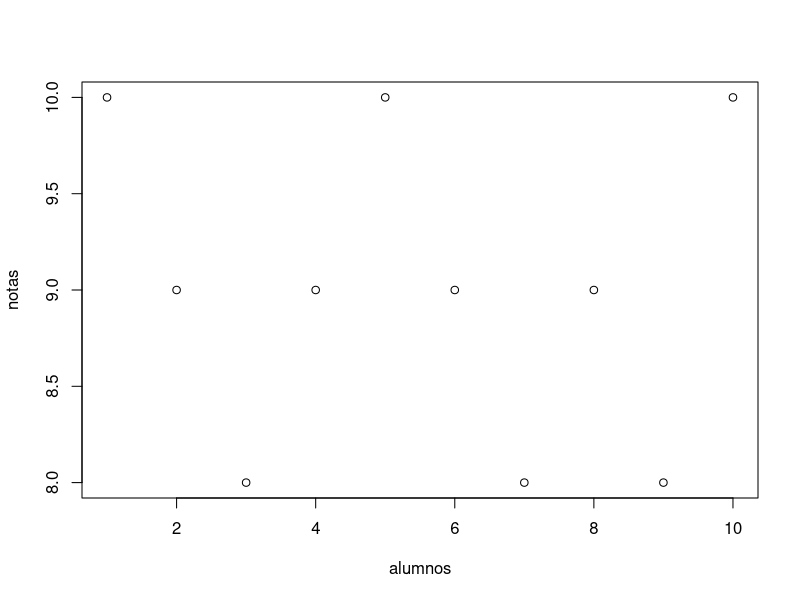
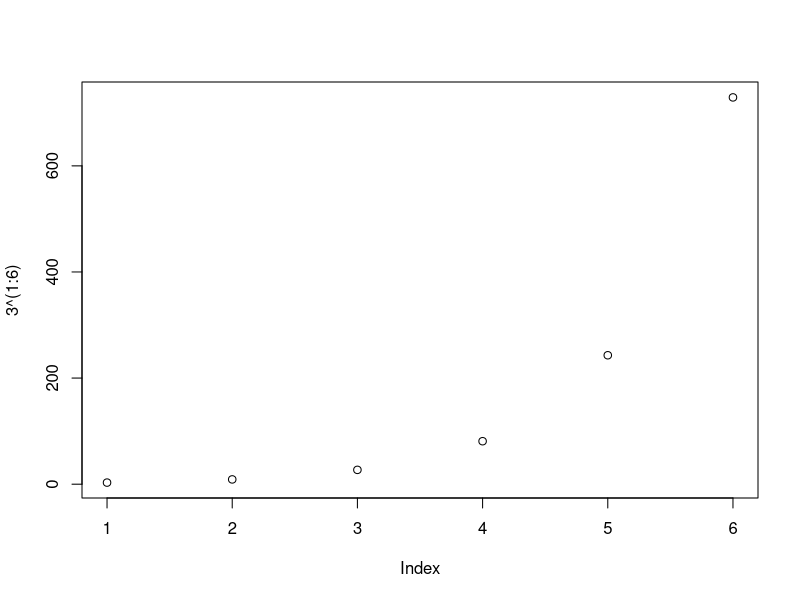
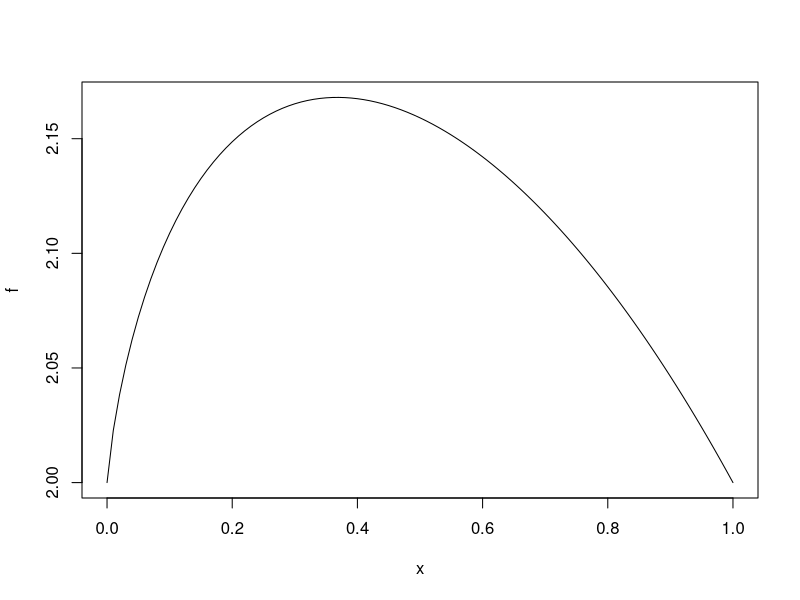
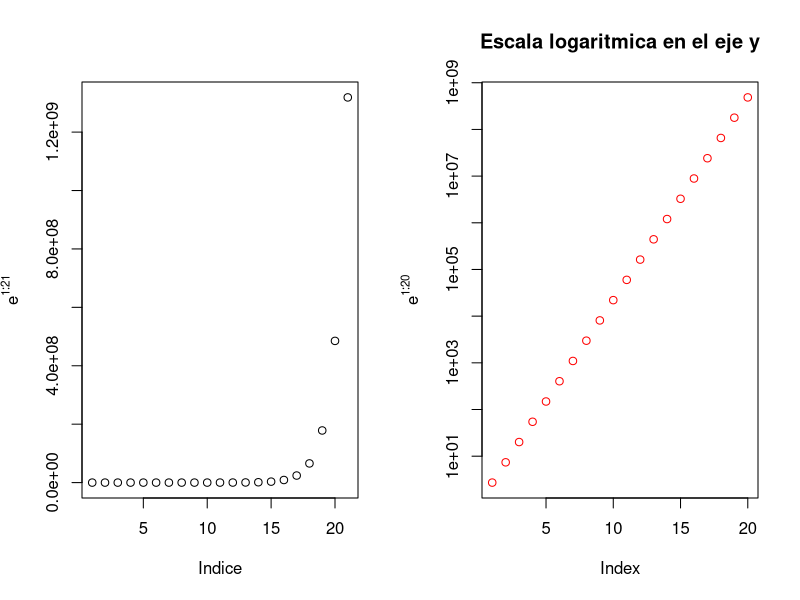
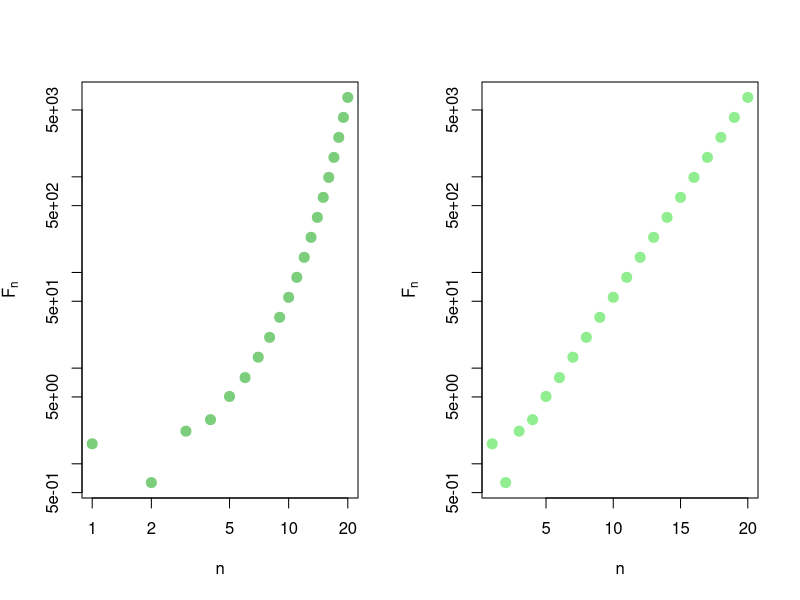
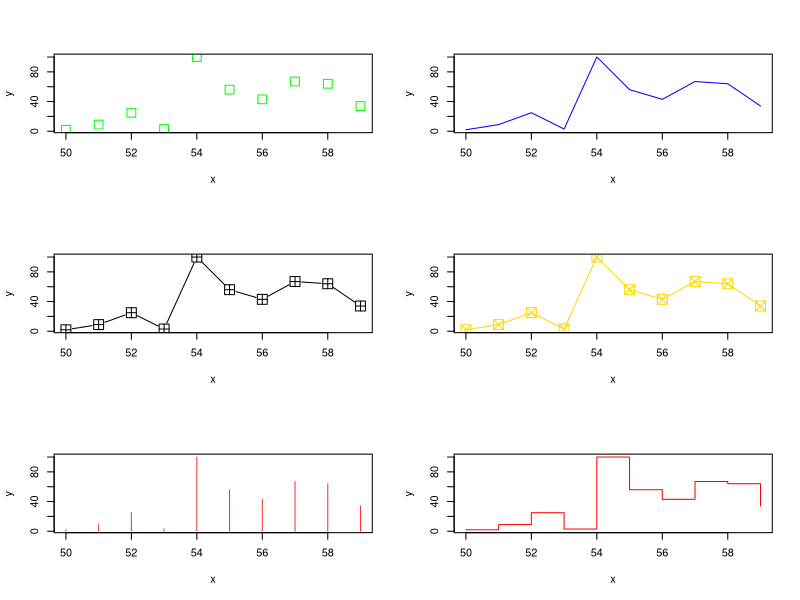
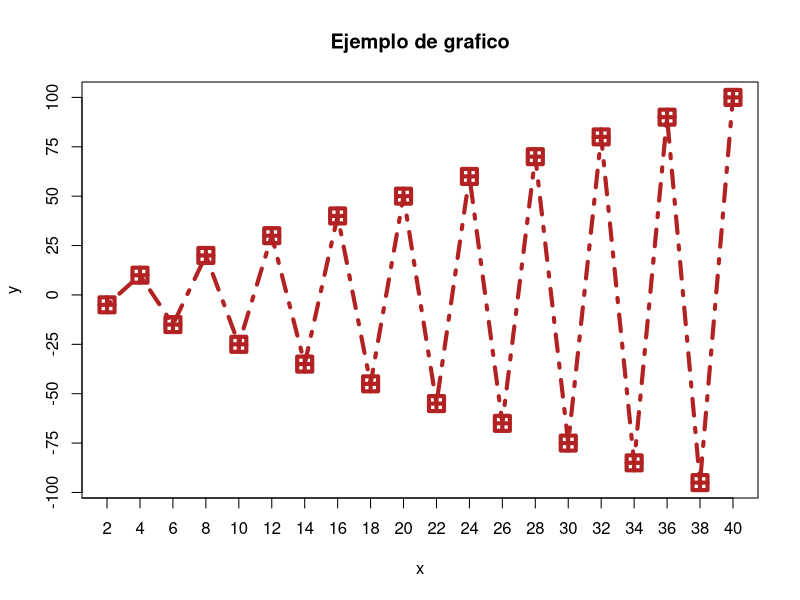
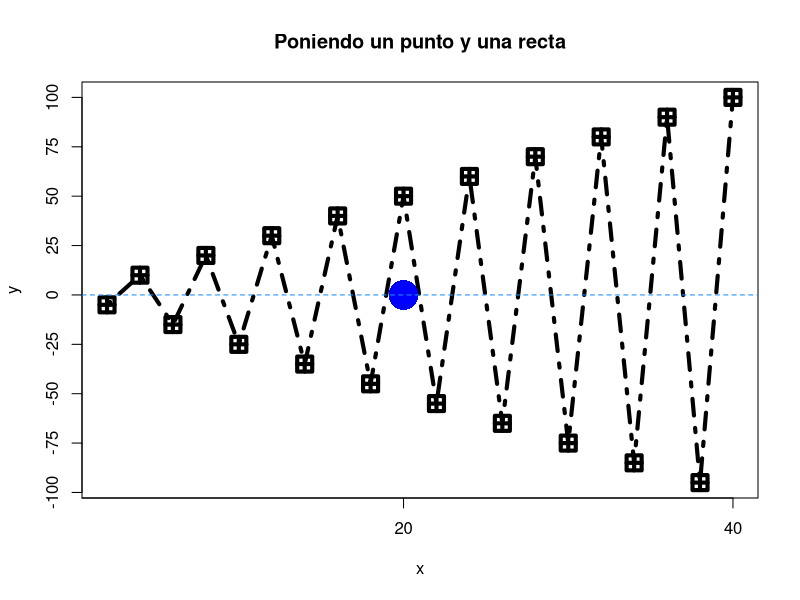

The R source for these figures, in order:
## ---- chunk 1
knitr::opts_chunk$set(echo = TRUE)
## ---- chunk 2
    alumnos = c(1:10)
    notas = c(10,9,8,9,10,9,8,9,8,10)
    plot(alumnos,notas)
## ---- chunk 3
plot(3^(1:6))
## ---- chunk 4
f <- function(x){ 3-sqrt(x)^x }
plot(f)
## ---- chunk 5
par(mfrow = c(1,2))
plot = plot(exp(1:21), xlab = "Indice", ylab = expression(e^{1:21},
                                                          main = "Escala Lineal",))
plotLog = plot(exp(1:20), log = "y", xlab = "Index", ylab = expression(e^{1:20}), main = "Escala logaritmica en el eje y",col="red")
                
## ---- chunk 6
n = 1:20
fib = (1/sqrt(5))*((1+sqrt(5))/2)^n - (1+n/sqrt(5^n))*((1-sqrt(5))/2)^n
fib
par(mfrow = c(1,2))
plot(fib, xlab = "n", ylab= expression(F[n]),col="palegreen3",pch = 20, cex = 2, bg = "black", log = "xy")
plot(fib, xlab = "n", ylab= expression(F[n]),col="palegreen2",pch = 20, cex = 2, bg = "black", log = "y")
par(mfrow = c(1,1))

## ---- chunk 7
par(mfrow = c(3,2))
x = c(50:59)
y = c(2,9,25,3,100,56,43,67,64,34)
plot(x,y, pch = 22, cex = 2 , col="green",type = "p")
plot(x,y, pch = 20, cex = 2 , col="blue",type = "l")
plot(x,y, pch = 12, cex = 2 , col="black",type = "b")
plot(x,y, pch = 7, cex = 2 , col="gold",type = "o")
plot(x,y, pch = 21, cex = 2 , col="firebrick1",type = "h")
plot(x,y, pch = 18, cex = 2 , col="red",type = "s")
par(mfrow = c(1,1))
## ---- chunk 8
x = (2*(1:20))
y = (-1)^(1:20)*5*(1:20)
plot(x,y, main = "Ejemplo de grafico",pch = 12, cex = 2, type = "o",lty = 4, lwd= 4,xaxp=c(0,40,20), yaxp = c(-100,100,8), col = "firebrick")
## ---- chunk 9
x = (2*(1:20))
y = (-1)^(1:20)*5*(1:20)
plot(x,y, main = "Poniendo un punto y una recta",pch = 12, cex = 2, type = "o",lty = 4, lwd= 4,xaxp=c(0,40,2), yaxp = c(-100,100,8))

points(20,0, col = "blue", cex = 4, pch=16)
abline (h = 0, lty = 2, col = "dodgerblue")
## ---- chunk 10
f <- function(x){
  x^2-2*x + sqrt(abs(x))
}
plot(f, xlim = c(-3,3))
points(0,0, pch= 19)
points(-3:3, (-3:3)^2,col = "blue")
abline(2,3,lty = "dashed", col = "orange")
abline(v=2, lty = "dotted", col= "green")
abline(h=5,lty = "dotdash",col="pink" ) 
## ---- chunk 11

users = c(1:10)
time = c(7,4,8,5,7,9,4,5,7,4)
plot(users,time, main = "Grafico con texto",col = "red")
text(users,time, labels = c("Mex","EUA","COL","RUS","CAN","Suiz","ENG","POR","F","ARG"),
pos = c(rep(3,times=8),1,3))

## ---- chunk 12
x = c(5*(1:20))
plot(x,c(exp(-x)+(-1)^x*x/2*sin(x)^2))
lines(c(20,10,40,80,50,30,30),c(20,0,-20,-30,30,0,5),lwd = 2,col = "blue")
curve(20*sin(x), add = TRUE , col = "blue")
## ---- chunk 13
x = seq(0,2*pi,0.1)
plot(x,sin(x),type ="l",col="blue",lwd=3,xlab="",ylab="")
lines(x,cos(x),col="blue",lwd=3)
lines(x,tan(x), col = "purple",lwd=3)
legend("bottomleft",col=c("blue","green","purple"), legend=c("Sin","Cos","Tan"),lwd=3,bty="l")

## ---- chunk 14
x = c(6*(1:50))
plot(x,c(exp(-x)+(-1)^x*x/2*sin(x)^2), ylab= "",main = "Grafica con varios elemtnos",col = "red")
segments(10,0,40,0,col= "green", lwd= 6)
arrows(10,0,40,0,col= "blue", length = 4, angle = 5, code = 3)
polygon(c(20,30,40),c(-10,50,10), col = "gold", density = 3, angle = 90, lty = 4, lwd=5)


